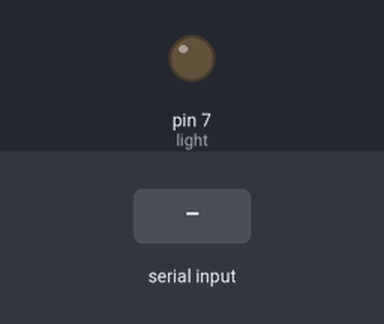
Simulated run of this sketch. Board: Arduino Uno, built with avr-gcc and run on an emulated ATmega328P. On the bench: output pins drawn as LEDs (lit = HIGH). The test bench sets the inputs (shaded band). What the sketch prints to the serial monitor is not drawn.

Above: at 1.2 s.
1.3 s: "1" received over the second serial link
At 1.7 s:
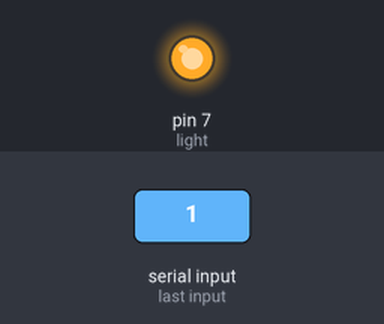
Timing chart, 0 to 4.3 s (numbered marks = the images above; inputs shaded):
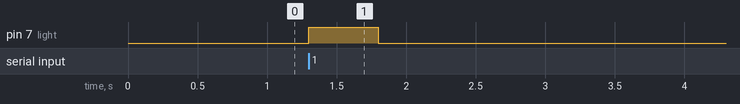

The sketch:

rx.ino
```cpp
#define rxPin 10
#define txPin 11
#define light 7
#include <SoftwareSerial.h>

SoftwareSerial mySerial =  SoftwareSerial(rxPin, txPin);

char receivedChar;
boolean newData = false;

void setup() {
 pinMode(light, OUTPUT);
 Serial.begin(9600);
 mySerial.begin(9600);

 while(!Serial && !mySerial){}
 Serial.println("<Arduino is ready>");
}

void loop() {
 digitalWrite(light, LOW);
 recvOneChar();
 showNewData();
}

void recvOneChar() {
 if (mySerial.available() > 0) {
 receivedChar = mySerial.read();
 newData = true;
 }
}

void showNewData() {
 if (newData == true) {
 digitalWrite(light, HIGH);
 delay(500);
 Serial.print("This just in ... ");
 Serial.println(receivedChar, DEC);
 newData = false;
 }
}
```

Measured:
- after the input at 1.3 s, pin 7 (light): LOW → HIGH at once, → LOW 0.50 s later
